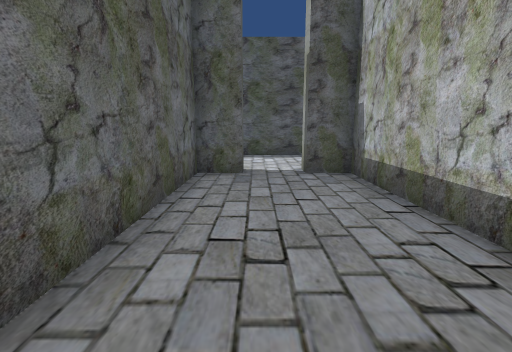
[1] (above)

18 first-person views from a walk through a scene from a Unity 3-D project. The camera is 1.3 m above the floor, tilts 10° down and sees 85° across. Doors are open. The floor is counted in squares, 1.03 m on a side. Each view is taken from the middle of a square. On the plan, view 1 faces up. The plan holds only what a view shows up to about 13 squares ahead; the rest is blank. The place goes on beyond the plan. The player character is not drawn. Some surface patterns are stand-ins.

[2]
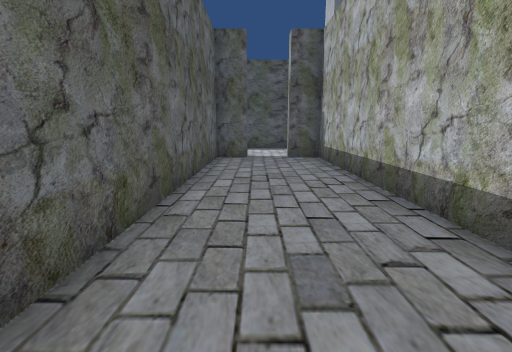

[3]
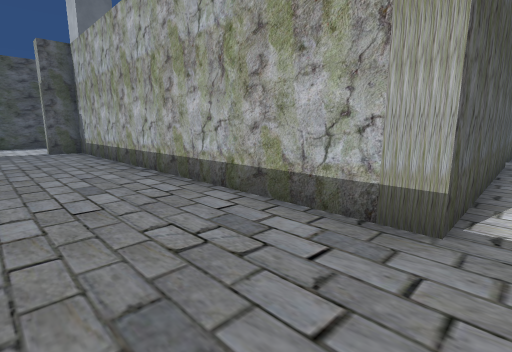

[4]
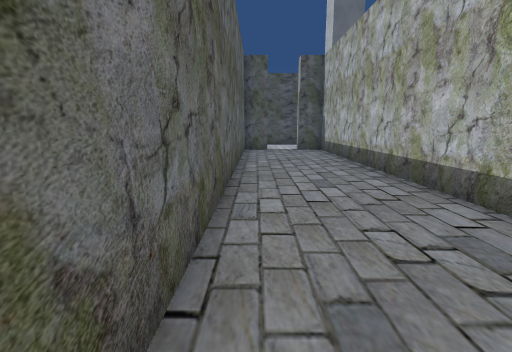

[5]
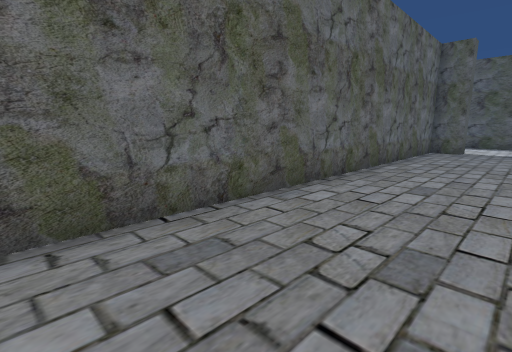

[6]
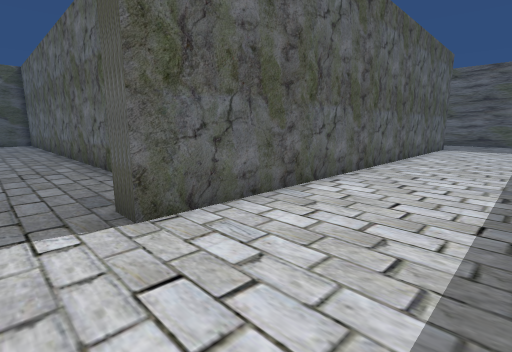

[7]
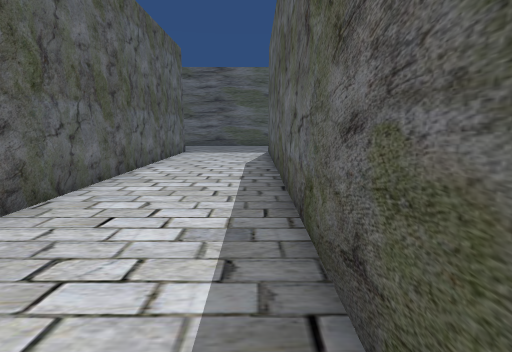

[8]
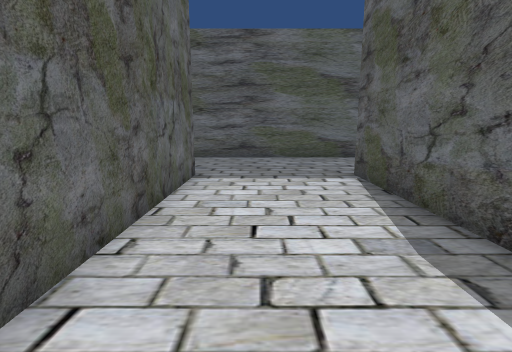

[9]
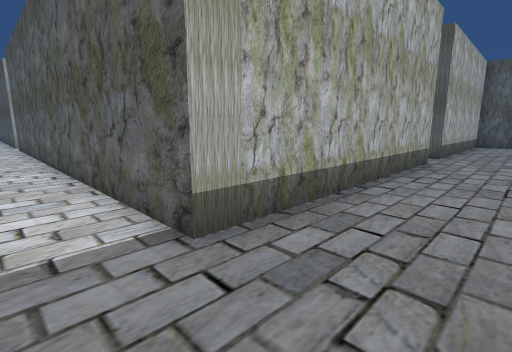

[10]
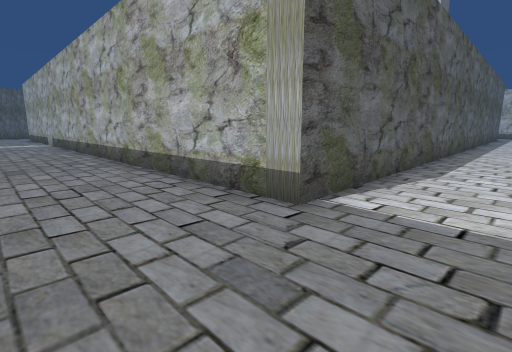

[11]
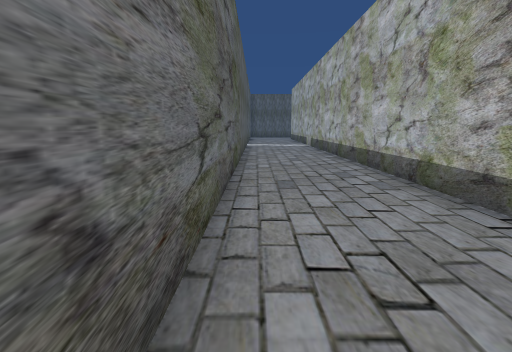

[12]
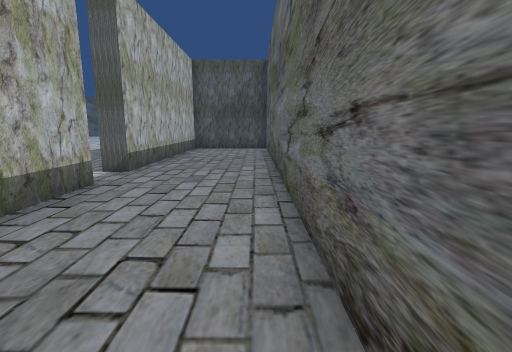

[13]
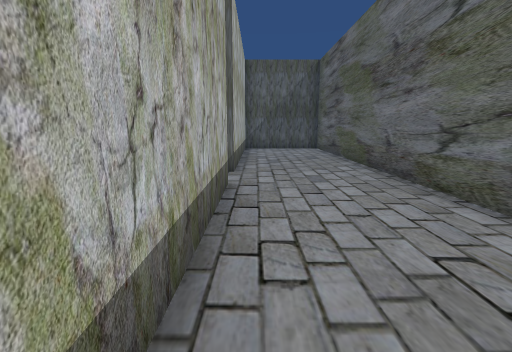

[14]
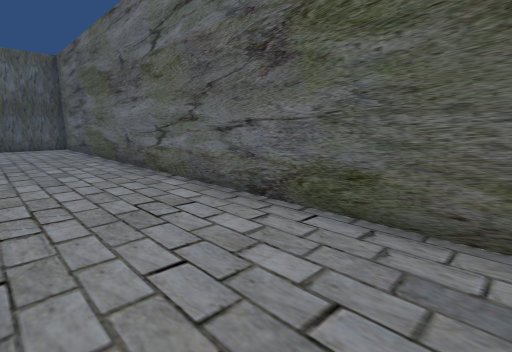

[15]
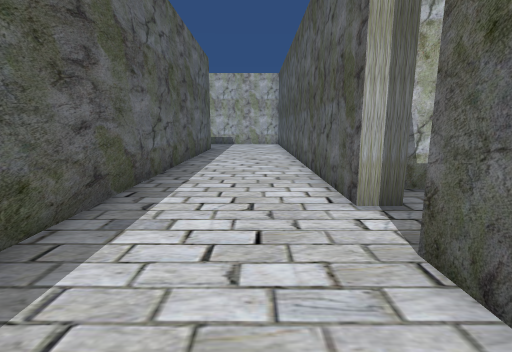

[16]
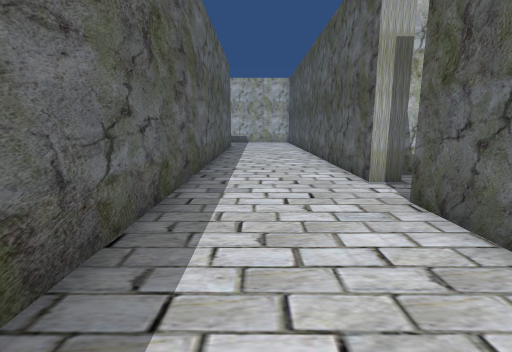

[17]
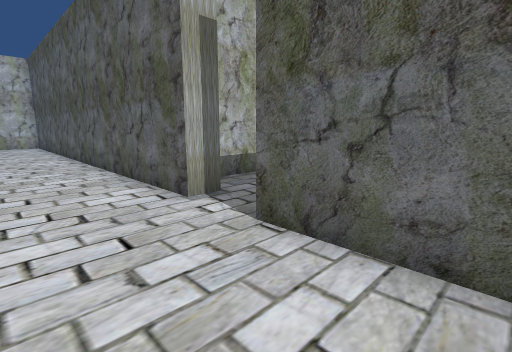

[18]
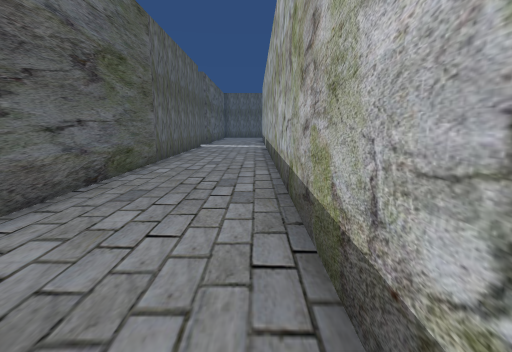

### Floor plan
Points are (right, up) in squares from view 1. A wall is a line through its corners. A room is listed if a view was taken in it or the views show most of it. See-through windows are left out.
Room 1 (views 1, 2, 3, 4, 5)
walls: (-0.4, 7.6) (-1.6, 7.6) (-1.6, -8); (9.5, -7.4) (2.6, -7.4) (2.6, 7.6) (1.4, 7.6)
ways out: open door at (0.5, 8) to room 2
Room 2 (views 6, 7, 8, 9, 10, 11, 12, 13, 14, 15, 16, 17, 18)
walls: (-17.4, -1.1) (-17.4, 8.4) (-0.4, 8.4); (1.4, 8.4) (9.5, 8.4); (-17.4, -8.1) (-17.4, -2.9); (-21.6, 28.1) (-21.6, -8.2); (9.5, 12.6) (-17.4, 12.6) (-17.4, 27.6)
ways out: open door at (0.5, 8) to room 1; open door at (-17, -2)

Where each view was taken, in squares from view 1:
view 1: 0 up, 0 right, facing up
view 2: 4 down, 0 right, facing up
view 3: 8 down, 1 left, facing up-right
view 4: 8 down, 1 left, facing up
view 5: 8 down, 2 right, facing up-left
view 6: 12 up, 1 right, facing down-left
view 7: 12 up, 3 left, facing left
view 8: 10 up, 10 left, facing left
view 9: 10 up, 20 left, facing down-right
view 10: 10 up, 21 left, facing up-right
view 11: 14 up, 21 left, facing up
view 12: 5 up, 21 left, facing down
view 13: 5 up, 18 left, facing down
view 14: 7 up, 18 left, facing down-left
view 15: 10 up, 3 left, facing right
view 16: 11 up, 5 left, facing right
view 17: 11 up, 3 left, facing down-right
view 18: 15 up, 18 left, facing up
